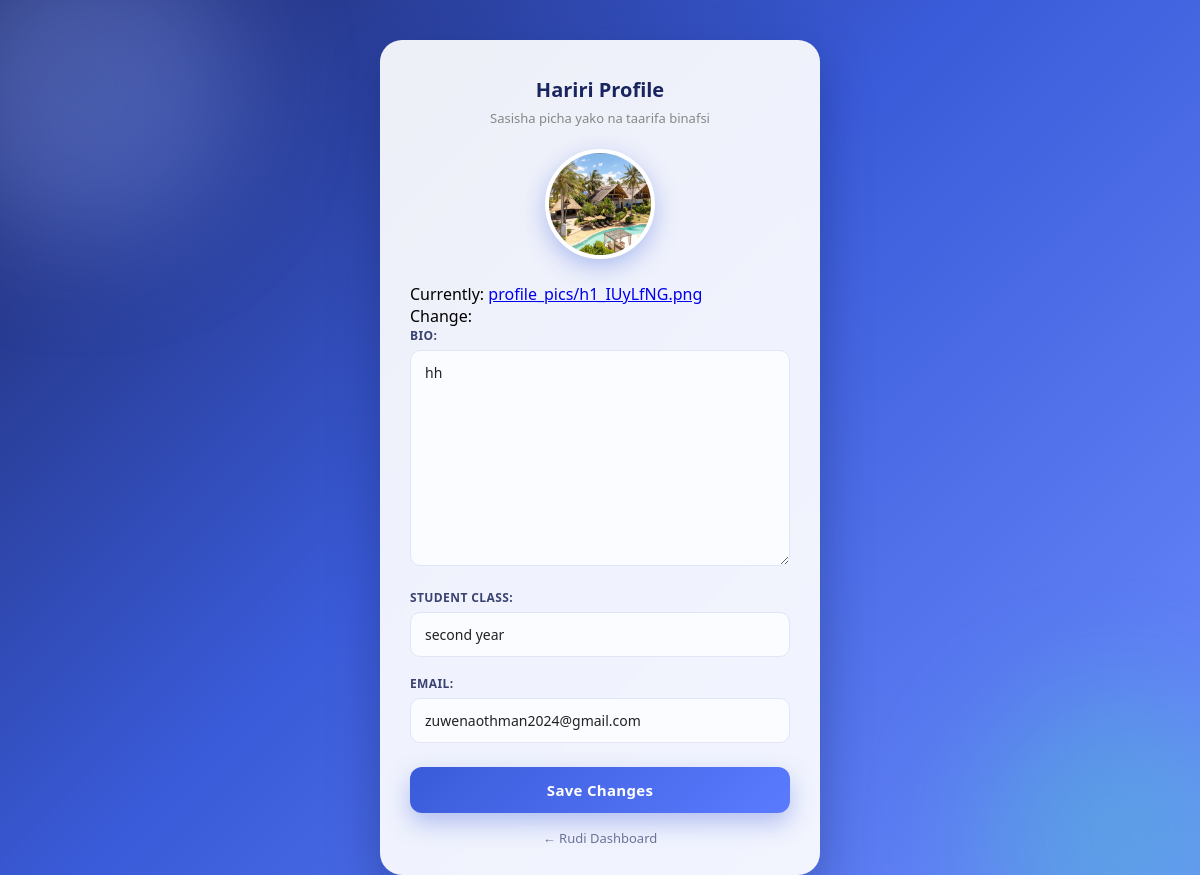
/profile/edit/ (signed in), run on the app's committed database.
### mysite_app/models.py (models this page shows, shortened)
class Profile(models.Model):
    user = models.OneToOneField(
        User,
        on_delete=models.CASCADE
    )
    profile_picture = models.ImageField(
        upload_to='profile_pics/',
        default='default.png'
    )
    bio = models.TextField(blank=True)

class StudentProfile(models.Model):
    user = models.ForeignKey(
        User,
        on_delete=models.CASCADE
    )
    admission_number = models.CharField(max_length=50, blank=True, null=True)
    student_class = models.CharField(max_length=50, blank=True, null=True)
    email = models.EmailField()
    is_paid = models.BooleanField(default=False)
    is_verified = models.BooleanField(default=False)

### mysite_app/views.py (the view)
# urls.py: path("profile/edit/", edit_profile, name="edit_profile"),
@login_required
def edit_profile(request):
    profile, _ = Profile.objects.get_or_create(user=request.user)
    student, _ = StudentProfile.objects.get_or_create(user=request.user)
    if request.method == 'POST':
        pform = ProfileForm(request.POST, request.FILES, instance=profile)
        sform = StudentEditForm(request.POST, instance=student)
        if pform.is_valid() and sform.is_valid():
            pform.save()
            sform.save()
            return redirect('dashboard')
    else:
        pform = ProfileForm(instance=profile)
        sform = StudentEditForm(instance=student)
    return render(request, 'edit_profile.html', {'pform': pform, 'sform': sform})

### mysite_app/forms.py
class ProfileForm(forms.ModelForm):
    class Meta:
        model = Profile
        fields = ['profile_picture', 'bio']

class StudentEditForm(forms.ModelForm):
    class Meta:
        model = StudentProfile
        fields = ['student_class', 'email']

### mysite_app/templates/edit_profile.html (shortened to what this page needs)
{% load static %}
<!DOCTYPE html>
<html lang="sw">
<head>
</head>
<body>
<div class="card">
  <h2>Hariri Profile</h2>
  <div class="sub">Sasisha picha yako na taarifa binafsi</div>
  <form method="post" enctype="multipart/form-data" id="editForm">
    <div class="avatar-wrap">
      <label for="{{ pform.profile_picture.id_for_label }}" class="avatar-circle" id="avatarCircle">
        {% if pform.instance.profile_picture %}
          <img src="{{ pform.instance.profile_picture.url }}" alt="Profile" id="avatarPreview">
        {% else %}
          <span class="placeholder-icon" id="avatarPlaceholder">👤</span>
          <img src="" alt="Profile" id="avatarPreview" style="display:none;">
        {% endif %}
      </label>
    </div>
    {{ pform.profile_picture }}
    <p>
      {{ pform.bio.label_tag }}
      {{ pform.bio }}
    </p>
    {{ sform.as_p }}
    <button type="submit">Save Changes</button>
  </form>
  <a href="{% url 'dashboard' %}" class="back-link">&larr; Rudi Dashboard</a>
</div>
</body>
</html>

### mysite_app/templates/edit_profile.html (style rules this page uses)
* { margin:0; padding:0; box-sizing:border-box; font-family:'Segoe UI', Arial, sans-serif; }
html, body { min-height: 100vh; overflow-y: auto !important; }
body { background: linear-gradient(135deg, #1e2a6b, #3a5bd9 45%, #6c8cff); background-attachment: fixed; display: flex; align-items: center; justify-content: center; padding: 40px 16px; position: relative; }
body::before, body::after { content:''; position:fixed; border-radius:50%; filter:blur(60px); opacity:.35; }
body::before { width:320px; height:320px; background:#8fa8ff; top:-80px; left:-80px; }
body::after { width:280px; height:280px; background:#4ecdc4; bottom:-60px; right:-60px; }
.card { position:relative; z-index:1; background:rgba(255,255,255,0.92); backdrop-filter:blur(10px); border-radius:22px; padding:36px 30px 28px; max-width:440px; width:100%; box-shadow:0 20px 50px rgba(15,25,80,0.35); animation:cardIn .5s ease; margin: auto; }
.card h2 { text-align:center; font-size:20px; color:#1a2560; margin-bottom:6px; }
.card .sub { text-align:center; font-size:13px; color:#888; margin-bottom:22px; }
.avatar-wrap { display:flex; justify-content:center; margin-bottom:24px; }
.avatar-circle { position:relative; width:110px; height:110px; border-radius:50%; overflow:hidden; border:4px solid #fff; box-shadow:0 8px 24px rgba(58,91,217,.35); cursor:pointer; background:#e9edfb; display:flex; align-items:center; justify-content:center; }
.avatar-circle img { width:100%; height:100%; object-fit:cover; }
form p { margin:0 0 18px; }
form p label { display:block; font-size:12px; font-weight:700; color:#3a4270; letter-spacing:.4px; margin-bottom:6px; text-transform:uppercase; }
form input[type="text"], form input[type="email"], form textarea, form select { width:100%; padding:12px 14px; border:1.5px solid #e1e5f5; border-radius:10px; font-size:14px; color:#222; background:#fbfcff; transition:border-color .2s ease, box-shadow .2s ease, transform .15s ease; }
form textarea { resize:vertical; min-height:80px; }
button[type="submit"] { width:100%; margin-top:6px; padding:13px; border:none; border-radius:12px; background:linear-gradient(135deg,#3a5bd9,#5b7bff); color:#fff; font-size:15px; font-weight:700; letter-spacing:.3px; cursor:pointer; box-shadow:0 10px 24px rgba(58,91,217,.35); transition:transform .15s ease, box-shadow .15s ease, opacity .15s ease; }
.back-link { display:block; text-align:center; margin-top:16px; font-size:13px; color:#6b7399; text-decoration:none; }

### data on the page
Profile: instance.profile_picture (picture), profile_picture "Currently: profile_pics/h1_IUyLfNG.png Change:", bio "hh"
StudentProfile: student_class "second year", email "zuwenaothman2024@gmail.com"

### other printed values
{{ pform.bio.label_tag }} "BIO:"
